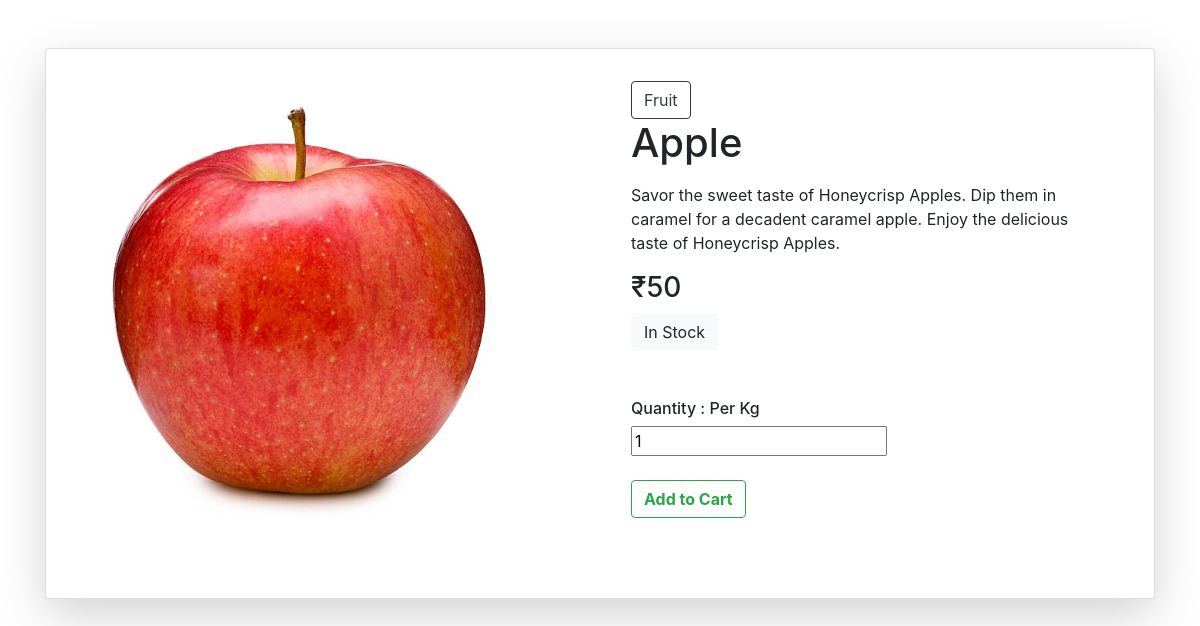
The page /product/1 (signed in) on the database its author committed.
### vault.py (models this page shows, shortened)
class Product(Base):
    __tablename__ = 'products'
    id = Column(Integer, primary_key=True, autoincrement=True)
    name = Column('name',String)
    category = Column('category',String)
    category_id = Column('category_id', Integer, foreign_key='categories.id')
    price = Column('price', Integer)
    quantity = Column('quantity', Integer)
    time = Column('time', Integer)
    image = Column('image', String)
    description = Column('description', String)
    si_unit = Column('si_unit', Integer)

### user_routes.py (the view)
@app.route('/product/<int:pid>', methods=['POST', 'GET'])
def product(pid):
    if 'user' in session:
        if request.method == 'POST':
            new_cart = Cart(
                user_id=session['user'],
                product_id=request.form['product_id'],
                product_name=request.form['product_name'],
                quantity=int(request.form['quantity']),
                price=int(request.form['price'])*int(request.form['quantity']),
            )
            agent.add(new_cart)
            agent.commit()
            return redirect('/home')
        else:
            item = agent.query(Product).filter(Product.id == pid).first()
            return render_template('user/buy.html', product=item)

### templates/user/buy.html (shortened to what this page needs)
<!DOCTYPE html>
<html lang="en">
<head>
    <link
  rel="stylesheet"
  href="https://stackpath.bootstrapcdn.com/bootstrap/4.5.2/css/bootstrap.min.css"
/>
</head>
<body>
<div class="container mt-5 mb-5 ">
  <div class="card shadow-lg p-3 mb-5 bg-white rounded">
    <div class="row g-0">
      <div class="col-md-6 border-end">
        <div class="d-flex flex-column justify-content-md-around ml-6">
          <div class="main_image ">
            <img
              src="{{ url_for('static', filename=product.image) }}"
              id="main_product_image"
              width="90%"
              height="90%"
            />
          </div>
        </div>
      </div>
      <div class="col-md-6">
        <div class="p-3 right-side">
            <button class="btn btn-outline-dark"> {{product.category}}</button>
          <div class="d-flex justify-content-between align-items-center">
            <h1>{{product.name}}</h1>
          </div>
          <div class="mt-2 pr-3 content">
            <p>
                {{product.description}}
            </p>
          </div>
          <h3>₹{{product.price}}</h3>
          {% if (product.quantity > 1) %}
          <button type="button" class="btn btn-light">In Stock</button>
          <div class="mt-5">
            <span class="fs-1"><h6>Quantity : {{product.si_unit}}</h6></span>
            <form method="POST">
            <div class="inputs"><input type="number" name="quantity" placeholder="In Kg" value="1"/></div>
            <br>
            <button type="submit" class="btn btn-outline-success"><b>Add to Cart</b></button>
            </form>
            </div>
          </div>
          {% endif %}
        </div>
      </div>
    </div>
  </div>
</body>
</html>

### rows shown on the page
Product: image (picture), category "Fruit", name "Apple", description "Savor the sweet taste of Honeycrisp Apples. Dip them in caramel for a decadent caramel apple. Enjoy the delicious taste of Honeycrisp Apples.", price "50", si_unit "Per Kg"
